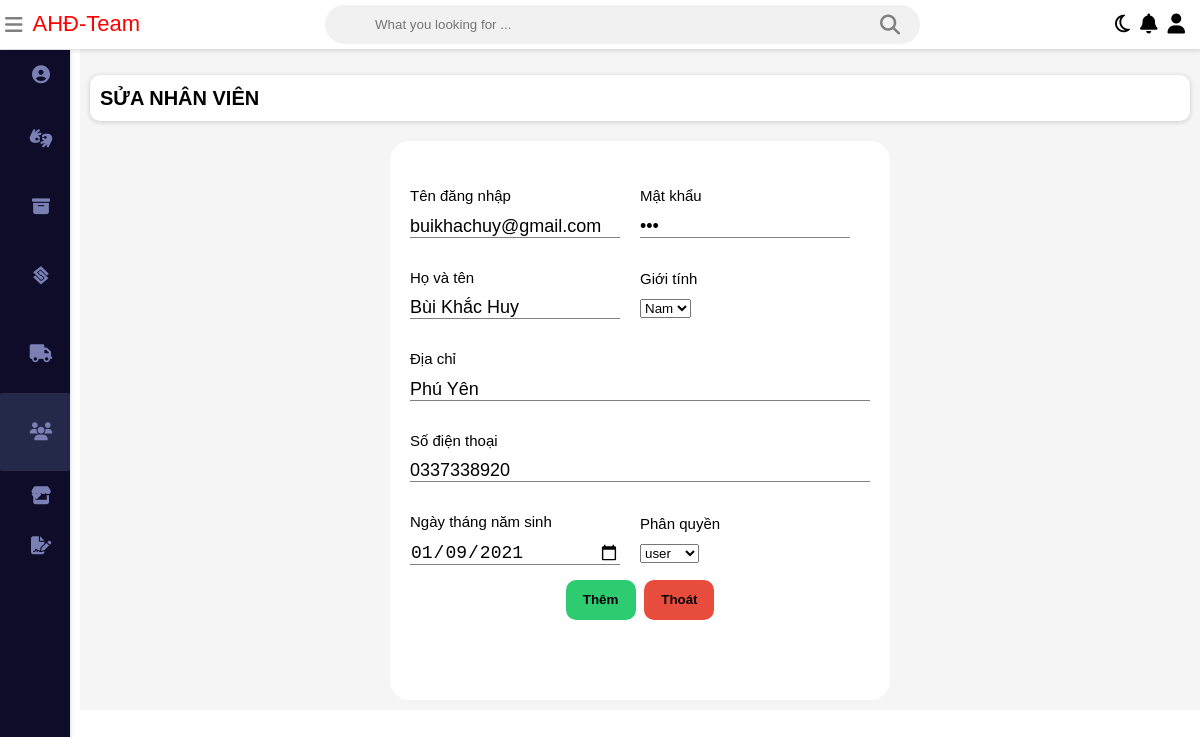
Page /QuanLyHangHoa/admin/user/edit-user.php?id=17 on the committed database.
### tables this page shows
CREATE TABLE `user` (
  `id` int(11) NOT NULL,
  `username` varchar(256) NOT NULL,
  `fullname` varchar(256) NOT NULL,
  `password` varchar(256) NOT NULL,
  `gender` int(2) NOT NULL,
  `address` varchar(256) NOT NULL,
  `phone` int(12) NOT NULL,
  `roleid` int(11) NOT NULL,
  `dateofbirth` date NOT NULL,
  `status` int(11) NOT NULL
);

CREATE TABLE `role` (
  `id` int(11) NOT NULL,
  `name` varchar(256) NOT NULL,
  `mota` varchar(256) NOT NULL
);

### QuanLyHangHoa/database/database.php (called while the page is built, shortened)
<?php
    $db = new database(HOST, DB_USER, DB_PASSWORD, DB_NAME);
    class database {
        public $connection;
        function __construct($host, $db_user, $db_pass, $db_name){
            $this->connection = new mysqli($host, $db_user, $db_pass, $db_name);
        }
        function query($sql){
            $result = $this->connection->query($sql);
            return $result;
        }
        function getData($sql){
            $result = $this->connection->query($sql);
            $data = [];
            if($result->num_rows > 0){
                while($row = $result->fetch_assoc()){
                    $data[] = $row;
                }
            }
            return $data;
        }
    }
?>

### QuanLyHangHoa/admin/user/edit-user.php (the view, shortened to what this page needs)
<?php
      require_once('../../database/database.php');
?>
<?php
    $getDL = "SELECT * FROM user WHERE id = '$_GET[id]'";
    $resultDL = $db->query($getDL);
	$rowHH = mysqli_fetch_assoc($resultDL);
		$usernamee = $rowHH['username'];
		$password = $rowHH['password'];
		$gender = $rowHH['gender'];
	  	$fullnamee = $rowHH['fullname'];
	  	$diachi = $rowHH['address'];
		$sdtt = $rowHH['phone'];
		$roleid = $rowHH['roleid'];
		$datetime = $rowHH['dateofbirth'];
?>
<!DOCTYPE html>
<html>
<head>
<link rel="stylesheet" type="text/css"
	href="../../static/css/main.css">
<link rel="stylesheet"
	href="https://stackpath.bootstrapcdn.com/font-awesome/4.7.0/css/font-awesome.min.css">
<link rel="stylesheet"
	href="../../static/css/_grid.css">
<link rel="stylesheet"
	href="../../static/css/owl.carousel.min.css">
<link rel="stylesheet"
	href="../../static/css/owl.theme.default.min.css">
</head>
<body class="body">
	<div class="wrapper">
		<div class="nav d-flex">
			<div class="nav__left d-flex">
				<div class="nav__left--icon">
					<i class="fa fa-bars" aria-hidden="true"></i>
				</div>
				<div class="nav__left--loo" style="color: red;">AHĐ-Team</div>
			</div>
			<div class="nav__search">
				<input class="search" type="text"
					placeholder="What you looking for ..."><i
					class="fa fa-search" aria-hidden="true"></i>
			</div>
			<ul class="nav__right d-flex">
				<li class="nav__right--item"><a class="nav__right--link"><i
						class="fa fa-moon-o" aria-hidden="true"></i></a></li>
				<li class="nav__right--item"><a class="nav__right--link"><i
						class="fa fa-bell" aria-hidden="true"></i></a></li>
				<li class="nav__right--item"><a
					class="nav__right--link dropdown1"><i class="fa fa-user"
						aria-hidden="true"></i></a>
					</li>
			</ul>
		</div>
		<div class="sidebar">
			<ul class="sidebar__nav">
				<li class="sidebar__nav--item"><a class="sidebar__nav--link"
					href="admin.php">
						<div class="sidebar__nav--icon">
							<i class="fas fa-user-circle" aria-hidden="true"></i>
						</div> <span>Trang chủ</span>
				</a></li>
				<li class="sidebar__nav--item"><a class="sidebar__nav--link"
					href="goods.php">
						<div class="sidebar__nav--icon">
							<i class="fa fa-american-sign-language-interpreting"
								aria-hidden="true"></i>
						</div> <span>Quản Lý Hàng Hóa</span>
				</a></li>
				<li class="sidebar__nav--item"><a class="sidebar__nav--link"
					href="warehouse.php">
						<div class="sidebar__nav--icon">
							<i class="fa fa-archive" aria-hidden="true"></i>
						</div> <span>Quản Lý Kho</span>
				</a></li>
				<li class="sidebar__nav--item"><a class="sidebar__nav--link"
					href="customer.php">
						<div class="sidebar__nav--icon">
							<i class="fab fa-staylinked"></i>
						</div> <span>Quản Lý Đại Lý</span>
				</a></li>
				<li class="sidebar__nav--item"><a class="sidebar__nav--link"
					href="supplier.php">
						<div class="sidebar__nav--icon">
							<i class="fa fa-truck" aria-hidden="true"></i>
						</div> <span>Quản Lý Nhà C.Cấp</span>
				</a></li>
				<li class="sidebar__nav--item"><a
					class="sidebar__nav--link acitve">
						<div class="sidebar__nav--icon">
							<i class="fa fa-users" aria-hidden="true"></i>
						</div> <span>Quản Lý Nhân Viên</span>
				</a></li>
				<li class="sidebar__nav--item" data-block="id1"><a
					class="sidebar__nav--link ">
						<div class="sidebar__nav--icon">
							<i class="fas fa-store"></i>
						</div> <span>Kho</span>
						<div class="icon">
							<i class="fa fa-caret-down" aria-hidden="true"></i>
						</div>
				</a>
					</li>
				<li class="sidebar__nav--item" data-block="id2"><a
					class="sidebar__nav--link">
						<div class="sidebar__nav--icon">
							<i class="fas fa-file-signature"></i>
						</div> <span>Thống Kê</span>
						<div class="icon">
							<i class="fa fa-caret-down" aria-hidden="true"></i>
						</div>
				</a>
					</li>
			</ul>
		</div>
		<div class="table">
			<div class="table__top d-flex">
				<h2>Sửa nhân viên</h2>
			</div>
			<div class="table__main">
				<form action="" method="post">
					<div class="form--add">
						<div class="form">
							<div class="dflex">
								<div class="form__file">
									<lable for="txtUsername">Tên đăng nhập<br>
									</lable>
									<input type="email" id="txtUsername" name="user"
										placeholder="Tên đăng nhập" required="required"
										value="<?php echo $usernamee;?>">
								</div>
								<div class="form__file">
									<lable for="txtPassword">Mật khẩu<br>
									</lable>
									<input type="password" id="txtPassword" name="password"
										placeholder="Mật khẩu" required="required"
										value="<?php echo $password;?>">
								</div>
							</div>
							<div class="dflex">
								<div class="form__file">
									<lable for="txtFullname">Họ và tên<br>
									</lable>
									<input type="text" id="txtFullname" name="fullname"
										placeholder="Full Name" required="required" value="<?php echo $fullnamee;?>">
								</div>
								<div class="form__file">
									<lable for="selectGender">Giới tính<br>
									</lable>
									<select id="selectGender" name="pay">
									<?php if($gender == 1){ ?>
											<option value="1">Nam</option>
											<?php } elseif($gender == 2){?>
											<option value="2">Nữ</option>
											<option value="1">Nam</option>
										<?php }
										?>
									</select>
								</div>
							</div>
							<div class="form__file">
								<lable for="txtAddress">Địa chỉ<br>
								</lable>
								<input type="text" id="txtAddress" name="diachi"
									placeholder="Địa chỉ" value="<?php echo $diachi;?>">
							</div>
							<div class="form__file">
								<lable for="txtPhoneNumber">Số điện thoại<br>
								</lable>
								<input type="text" id="txtPhoneNumber" name="sdt"
									placeholder="Phone number" value="<?php echo "0"."$sdtt";?>">
							</div>
							<div class="dflex">
								<div class="form__file">
									<lable for="txtDate">Ngày tháng năm sinh<br>
									</lable>
									<input type="date" id="txtDate" name="date"
										placeholder="Date of birdth" value="<?php echo $datetime;?>">
								</div>
								<div class="form__file">
									<lable for="selectRole">Phân quyền<br>
									</lable>
									<select id="selectRole" required="required" name="roleid">
									<?php
											$sqloop = "select * from role";
											$et = $db->getData($sqloop);
										?>
										<?php
											foreach($et as $i){
										?>
										<option value="<?php echo $i['id']?>"
										<?php if($i['id'] == $roleid){echo "selected";}?>>
										<?php echo $i['name']?></option>
                    					<?php } ?>
									</select>
								</div>
							</div>
							<div class="add-link">
								<button name="themusser" id="add">Thêm</button>
								<button id="cancel"><a style="color: black;" href="../user.php">Thoát</a></button>
							</div>
						</div>
					</div>
				</form>
			</div>
		</div>
	</div>
</body>
</html>

### QuanLyHangHoa/static/css/main.css (style rules this page uses)
html { font-size: 62.5%; }
body { position: relative; margin: 0; padding: 0; width: 100%; line-height: 1.3; font-family: 'Poppins', sans-serif; }
* { padding: 0; margin: 0; }
ul { list-style: none; margin: 0; padding: 0; }
ul li { margin: 0; padding: 0; }
a { text-decoration: none; }
h2 { font-weight: normal; margin: 0; }
button { cursor: pointer; }
.wrapper { display: block; overflow: hidden; }
.sidebar { width: 70px; height: 100vh; position: fixed; margin-top: 50px; background: white; box-shadow: rgba(0, 0, 0, 0.12) 0 1px 4px 1px; overflow: hidden; z-index: 100; transition: width .2s; }
.sidebar__nav { display: flex; flex-direction: column; align-items: center; height: 100vh; }
.sidebar__nav--item { width: 100%; height: auto; cursor: pointer; position: relative; }
.sidebar__nav--link { display: flex; align-items: center; }
.sidebar__nav--link .icon i { font-size: 1.5rem; }
.sidebar__nav--icon { min-width: 82px; height: 50px; position: relative; }
.sidebar__nav--icon i { font-size: 1.8rem; color: gray; position: absolute; left: 50%; top: 50%; transform: translate(-50%, -50%); }
.sidebar__nav--link i { color: #7a80b4 }
.nav { display: flex; align-items: center; justify-content: space-between; flex-direction: row; background: white; color: gray; position: fixed; top: 0; right: 0; left: 0; z-index: 101; box-shadow: rgba(0, 0, 0, 0.12) 0 1px 4px 1px; padding: 5px; }
.nav i { font-size: 2rem; cursor: pointer; }
.nav__left { flex-direction: row; padding-left: 0; margin-bottom: 0; margin-top: 0; align-items: center; }
.nav__left--loo { font-size: 2.2rem; color: greenyellow; margin-left: 1rem; }
.nav__search { position: relative; margin: auto; width: 50%; }
.nav__search input { background: #f1f1f1; border: none; padding: 12px 50px; width: 100%; outline: none; color: red; border-radius: 20px; }
.nav__search i { position: absolute; top: 50%; right: 20px; transform: translateY(-50%); color: gray; cursor: pointer; }
.nav__right--item { margin-right: 1rem; }
.table { padding: 10px; margin-left: 80px; padding-top: 75px; background: whitesmoke; transition: margin-left .5s; }
.table__top { justify-content: space-between; padding: 1rem; background-color: white; border-radius: 10px; box-shadow: rgba(0, 0, 0, 0.12) 0 1px 4px 1px; }
.form--add { visibility: visible; z-index: 99; display: flex; align-items: center; justify-content: center; }
.form { display: flex; align-items: center; flex-direction: column; border-radius: 20px; width: 50rem; padding: 3rem 2rem; background-color: #fff; transform: scale(1); transition: .2s; margin-top: 2rem; }
.form__file { margin: 1.5rem 0; width: 100%; }
.form__file lable { font-size: 1.5rem; margin-bottom: 1rem; display: block; }
.form__file input { border: none; width: 100%; font-size: 1.8rem; border-bottom: 1px solid gray; outline: none; }
.add-link button { width: 7rem; height: 4rem; border: none; outline: none; margin: 0 3px; border-radius: 10px; font-weight: bold; cursor: pointer; }
.add-link #add { background: #2ecc71; }
.add-link #cancel { background: #e74c3c; }
.dflex { display: flex; justify-content: space-between; width: 100%; align-items: center; }
.dflex .form__file { margin-right: 20px; }
.sidebar__nav--link { font-size: 2rem; color: #7a80b4; }
.sidebar__nav { background-color: #0e0c28; -webkit-box-shadow: 0px 0px 28px 0px rgba(82, 63, 105, 0.13); box-shadow: 0px 0px 28px 0px rgba(82, 63, 105, 0.13); }
.sidebar .acitve { background-color: #242849; color: #fff; border-radius: 2px; }
.table__top h2 { text-transform: uppercase; font-size: 2rem; font-weight: bold; text-align: center; }
.fa-caret-down { float:right; }
.icon { position: absolute; right: 29px; }
.nav__right--link { color:black; font-size:1.5rem; font-weight:bold; }

### QuanLyHangHoa/static/css/_grid.css (style rules this page uses)
*, *::before, *::after { box-sizing: border-box; margin: 0; padding: 0; }
.d-flex { display: flex; align-items: center; }
.wrapper { max-width: 100%; display: block; }

### rows in the picture
user: user "buikhachuy@gmail.com", fullname "Bùi Khắc Huy", pay "Nam", diachi "Phú Yên", sdt "0337338920", date "01/09/2021", roleid "user"
